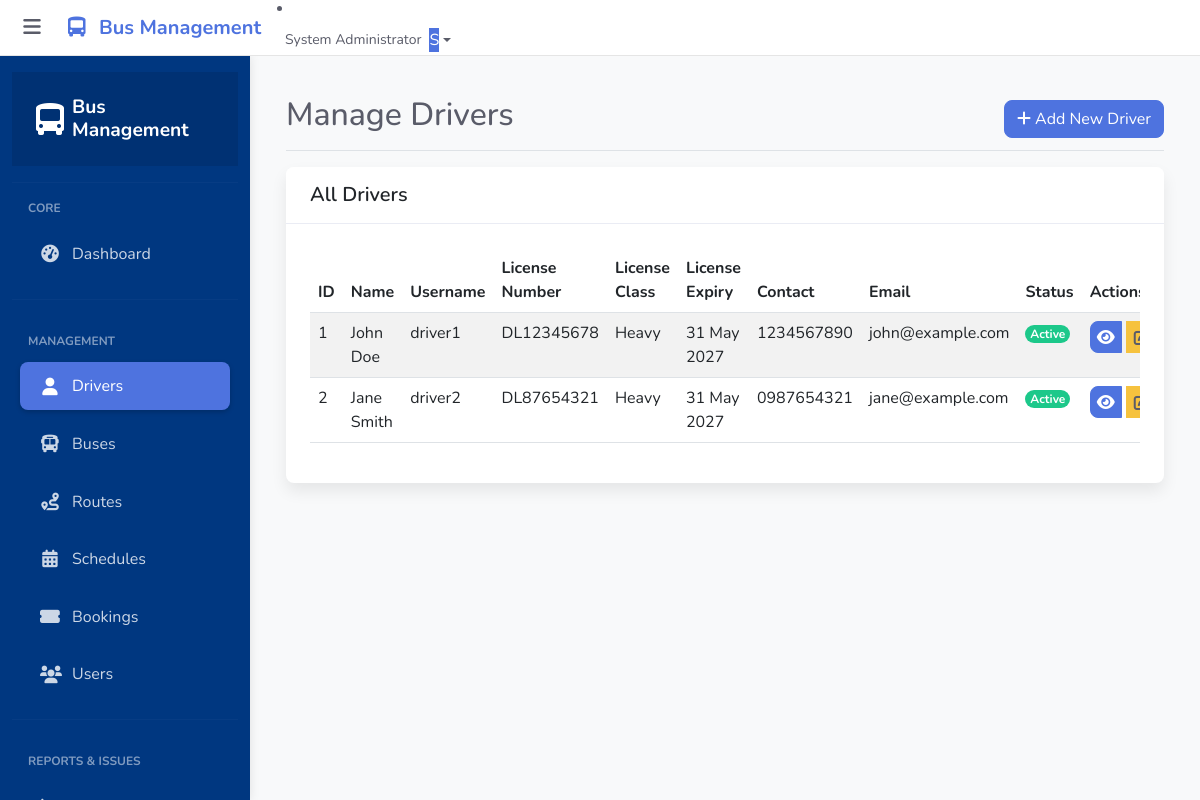
Page /admin/drivers.php (signed in) on the committed database.
### tables this page shows
CREATE TABLE IF NOT EXISTS drivers (
    id INT AUTO_INCREMENT PRIMARY KEY,
    username VARCHAR(50) NOT NULL UNIQUE,
    password VARCHAR(255) NOT NULL,
    name VARCHAR(100) NOT NULL,
    license_number VARCHAR(50) NOT NULL,
    contact_number VARCHAR(20) NOT NULL,
    email VARCHAR(100) NOT NULL,
    status ENUM('active', 'inactive') DEFAULT 'active',
    created_at TIMESTAMP DEFAULT CURRENT_TIMESTAMP
);

### admin/drivers.php (the view, shortened to what this page needs)
<?php
require_once '../config/database.php';
$sql = "SELECT * FROM drivers ORDER BY id ASC";
$result = $conn->query($sql);
$drivers = [];
if ($result->num_rows > 0) {
    while ($row = $result->fetch_assoc()) {
        $drivers[] = $row;
    }
}
include 'includes/header.php';
?>
<div class="d-flex justify-content-between flex-wrap flex-md-nowrap align-items-center pt-3 pb-2 mb-3 border-bottom">
    <h1 class="h2">Manage Drivers</h1>
    <button class="btn btn-primary" data-bs-toggle="modal" data-bs-target="#addDriverModal">
        <i class="fas fa-plus"></i> Add New Driver
    </button>
</div>
<div class="card">
    <div class="card-header">
        <h5>All Drivers</h5>
    </div>
    <div class="card-body">
        <div class="table-responsive">
            <table class="table table-striped table-hover">
                <thead>
                    <tr>
                        <th>ID</th>
                        <th>Name</th>
                        <th>Username</th>
                        <th>License Number</th>
                        <th>License Class</th>
                        <th>License Expiry</th>
                        <th>Contact</th>
                        <th>Email</th>
                        <th>Status</th>
                        <th>Actions</th>
                    </tr>
                </thead>
                <tbody>
                    <?php if (count($drivers) > 0): ?>
                        <?php foreach ($drivers as $driver): ?>
                            <tr>
                                <td><?php echo $driver['id']; ?></td>
                                <td><?php echo $driver['name']; ?></td>
                                <td><?php echo $driver['username']; ?></td>
                                <td><?php echo $driver['license_number']; ?></td>
                                <td><?php echo isset($driver['license_class']) ? $driver['license_class'] : 'Heavy'; ?></td>
                                <td><?php echo isset($driver['license_expiry']) ? date('d M Y', strtotime($driver['license_expiry'])) : date('d M Y', strtotime('+1 year')); ?></td>
                                <td><?php echo $driver['contact_number']; ?></td>
                                <td><?php echo $driver['email']; ?></td>
                                <td>
                                    <span class="badge <?php echo $driver['status'] == 'active' ? 'bg-success' : 'bg-danger'; ?>">
                                        <?php echo ucfirst($driver['status']); ?>
                                    </span>
                                </td>
                                <td>
                                    <div class="btn-group">
                                        <button class="btn btn-sm btn-primary btn-action" data-bs-toggle="modal" data-bs-target="#viewDriverModal<?php echo $driver['id']; ?>">
                                            <i class="fas fa-eye"></i>
                                        </button>
                                        <button class="btn btn-sm btn-warning btn-action" data-bs-toggle="modal" data-bs-target="#editDriverModal<?php echo $driver['id']; ?>">
                                            <i class="fas fa-edit"></i>
                                        </button>
                                    </div>
                                </td>
                            </tr>
                        <?php endforeach; ?>
                    <?php else: ?>
                        <tr>
                            <td colspan="8" class="text-center">No drivers found</td>
                        </tr>
                    <?php endif; ?>
                </tbody>
            </table>
        </div>
    </div>
</div>
<?php
include 'includes/footer.php';
?>

### assets/css/style.css (style rules this page uses)
body { min-height: 100vh; display: flex; flex-direction: column; overflow-x: hidden; }
.table-responsive { overflow-x: auto; }
.btn-action { width: 32px; height: 32px; padding: 0; display: inline-flex; align-items: center; justify-content: center; border-radius: var(--border-radius); margin-right: 5px; }

### assets/css/design-system.css (style rules this page uses)
:root { --primary: #4e73df; --primary-dark: #2e59d9; --primary-light: #6f8be8; --primary-bg: rgba(78, 115, 223, 0.1); --secondary: #858796; --secondary-dark: #6e707e; --secondary-light: #a2a4af; --secondary-bg: rgba(133, 135, 150, 0.1); --success: #1cc88a; --success-dark: #169a6b; --success-light: #3dd598; --success-bg: rgba(28, 200, 138, 0.1); --info: #36b9cc; --info-dark: #258391; --info-light: #58c7d6; --info-bg: rgba(54, 185, 204, 0.1); --warning: #f6c23e; --warning-dark: #dda20a; --warning-light: #f8cd60; --warning-bg: rgba(246, 194, 62, 0.1); --danger: #e74a3b; --danger-dark: #be2617; --danger-light: #ec6b5e; --danger-bg: rgba(231, 74, 59, 0.1); --light: #f8f9fc; --light-dark: #eaecf4; --light-darker: #dddfeb; --dark: #5a5c69; --dark-light: #6e707e; --dark-lighter: #858796; --white: #ffffff; --black: #000000; --body-bg: #f8f9fa; --body-color: #5a5c69; --font-family-sans-serif: 'Nunito', 'Segoe UI', 'Helvetica Neue', Arial, sans-serif; --font-family-monospace: 'SFMono-Regular', Menlo, Monaco, Consolas, 'Liberation Mono', 'Courier New', monospace; --font-size-base: 1rem; --font-size-sm: 0.875rem; --font-size-lg: 1.25rem; --font-size-xl: 1.5rem; --font-size-xxl: 2rem; --font-weight-light: 300; --font-weight-normal: 400; --font-weight-semibold: 600; --font-weight-bold: 700; --spacer: 1rem; --spacer-1: 0.25rem; --spacer-2: 0.5rem; --spacer-3: 1rem; --spacer-4: 1.5rem; --spacer-5: 3rem; --border-radius-sm: 0.25rem; --border-radius: 0.5rem; --border-radius-lg: 0.75rem; --border-radius-xl: 1rem; --border-radius-pill: 50rem; --border-radius-circle: 50%; --shadow-sm: 0 0.125rem 0.25rem rgba(0, 0, 0, 0.075); --shadow: 0 0.5rem 1rem rgba(0, 0, 0, 0.08); --shadow-lg: 0 1rem 3rem rgba(0, 0, 0, 0.1); --transition-base: all 0.2s ease-in-out; --transition-fade: opacity 0.15s linear; --transition-collapse: height 0.35s ease; --zindex-dropdown: 1000; --zindex-sticky: 1020; --zindex-fixed: 1030; --zindex-modal-backdrop: 1040; --zindex-modal: 1050; --zindex-popover: 1060; --zindex-tooltip: 1070; }
body { font-family: var(--font-family-sans-serif); font-size: var(--font-size-base); font-weight: var(--font-weight-normal); line-height: 1.5; color: var(--body-color); background-color: var(--body-bg); -webkit-font-smoothing: antialiased; -moz-osx-font-smoothing: grayscale; }
.bg-success { background-color: var(--success) !important; }
.card { position: relative; display: flex; flex-direction: column; min-width: 0; word-wrap: break-word; background-color: var(--white); background-clip: border-box; border: 0 solid transparent; border-radius: var(--border-radius); box-shadow: var(--shadow); margin-bottom: var(--spacer-4); transition: var(--transition-base); }
.card-header { padding: var(--spacer-3) var(--spacer-4); margin-bottom: 0; background-color: var(--white); border-bottom: 1px solid var(--light-dark); border-radius: var(--border-radius) var(--border-radius) 0 0 !important; display: flex; align-items: center; justify-content: space-between; }
.card-header h5, .card-header h6 { margin-bottom: 0; font-weight: var(--font-weight-semibold); }
.card-body { flex: 1 1 auto; padding: var(--spacer-4); }
.btn { display: inline-block; font-weight: var(--font-weight-normal); text-align: center; white-space: nowrap; vertical-align: middle; user-select: none; border: 1px solid transparent; padding: 0.375rem 0.75rem; font-size: var(--font-size-base); line-height: 1.5; border-radius: var(--border-radius); transition: var(--transition-base); }
.btn-primary { color: var(--white); background-color: var(--primary); border-color: var(--primary); }
.btn-warning { color: var(--dark); background-color: var(--warning); border-color: var(--warning); }
.badge { display: inline-block; padding: 0.25em 0.4em; font-size: 75%; font-weight: var(--font-weight-bold); line-height: 1; text-align: center; white-space: nowrap; vertical-align: baseline; border-radius: var(--border-radius-pill); transition: var(--transition-base); }

### rows in the picture
drivers: id "1", name "John Doe", username "driver1", license_number "DL12345678", contact_number "1234567890", email "john@example.com", status "Active"
drivers: id "2", name "Jane Smith", username "driver2", license_number "DL87654321", contact_number "0987654321", email "jane@example.com", status "Active"

### other values in the picture
$_SESSION['name'] "System Administrator"
substr($_SESSION['name'], 0, 1) "S"
